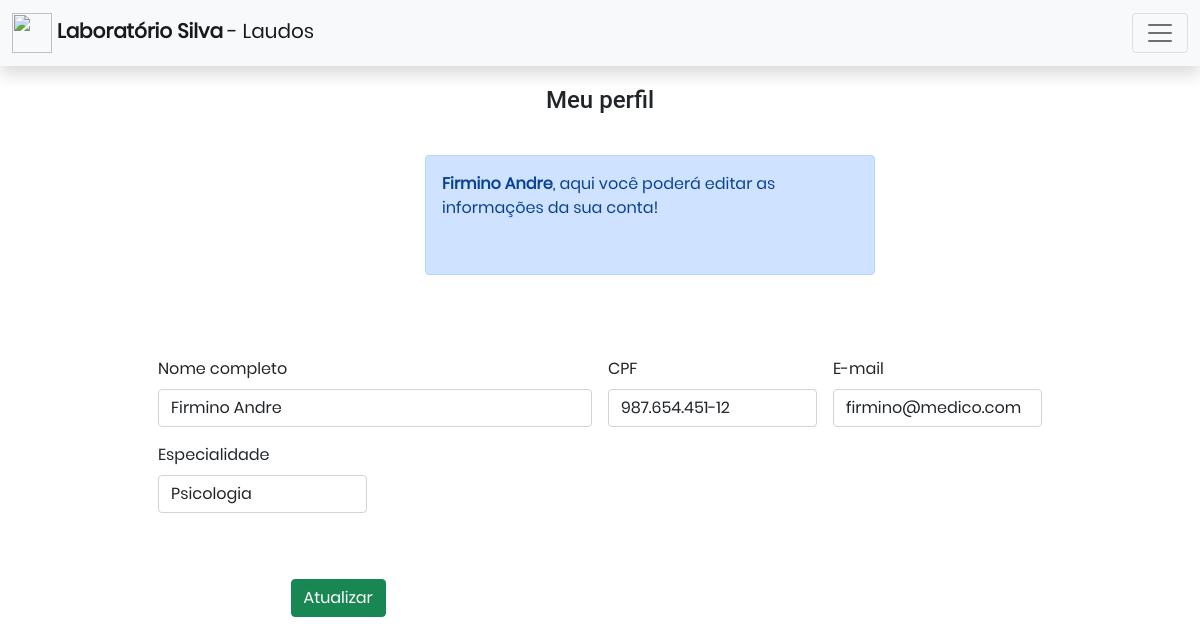
/editarPerfil.php (signed in), run on the app's committed database.
### tables this page shows
CREATE TABLE `medicos` (
  `idmedico` int(11) NOT NULL,
  `nome` varchar(255) NOT NULL,
  `cpf` varchar(255) NOT NULL,
  `email` varchar(255) NOT NULL,
  `especialidade` varchar(255) NOT NULL,
  `senha` varchar(255) NOT NULL,
  `sit` int(1) NOT NULL
);

### verificacao.php (called while the page is built, shortened)
<?php
require 'conexaoBD.php';
if(isset($_SESSION['idMed']) && !empty($_SESSION['idMed'])){
    require_once 'medico.class.php';
    $u = new Medico();
    $userLogado = $u->logado($_SESSION['idMed']);
    $idDoMedico = $userLogado['idmedico'];
    $userLogado = $u->logado2($_SESSION['idMed']);
    $nomedoMedico = $userLogado['nome'];
}else{
    header("Location: index.php");
}
?>

### medico.class.php (called while the page is built, shortened)
<?php
class Medico{
    public function logado($id){
        global $pdo;
        $array = array();
        $sql = "SELECT idmedico FROM medicos WHERE idmedico = :idmedico";
        $sql = $pdo->prepare($sql);
        $sql->bindValue("idmedico", $id);
        $sql->execute();
        if($sql->rowCount() > 0){
            $array = $sql->fetch();
        }
        return $array;
    }
    public function logado2($id){
        global $pdo;
        $array = array();
        $sql = "SELECT nome FROM medicos WHERE idmedico = :idmedico";
        $sql = $pdo->prepare($sql);
        $sql->bindValue("idmedico", $id);
        $sql->execute();
        if($sql->rowCount() > 0){
            $array = $sql->fetch();
        }
        return $array;
    }
}
?>

### editarPerfil.php (the view, shortened to what this page needs)
<?php
require 'verificacao.php';
if(isset($_SESSION['idMed']) && !empty($_SESSION['idMed'])):
?>
<html>
<head>
<link href="https://cdn.jsdelivr.net/npm/bootstrap@5.0.0-beta3/dist/css/bootstrap.min.css" rel="stylesheet">
<link href="css/sidebars.css" rel="stylesheet">
<link href="css/main.css" rel="stylesheet">
<link href="css/laudos.css" rel="stylesheet">
</head>
  <body>
  <nav class="navbar navbar-light bg-light bg-primary shadow">
  <div class="container-fluid">
  <a class="navbar-brand" href="#">
      <img src="images/icons/iconmedico.png" alt="" width="40" height="40">
      <strong>Laboratório Silva</strong> - Laudos
    </a>
    <button class="navbar-toggler" type="button" data-bs-toggle="modal" data-bs-target="#exampleModal">
      <span class="navbar-toggler-icon"></span>
    </button>
  </div>
</nav>
<h4 class="titulo">Meu perfil</h4>
<div class="alerta">
<div class="alert alert-primary" role="alert">
  <strong><?php echo $nomedoMedico ?></strong>, aqui você poderá editar as informações da sua conta!
</div>
</div>
<form action="editar_perfil.php" method="POST" class="row g-3 cadastro">
  <div class="col-md-6">
    <label for="inputNome" class="form-label">Nome completo</label>
    <input name="nome" type="text" class="form-control" id="nome" placeholder="Nome completo"
    <?php
      $stmt = $pdo->prepare("SELECT * FROM medicos WHERE idmedico = $idDoMedico");
      $stmt->execute();
    if($stmt->rowCount() > 0){
        while($dados = $stmt->fetch(PDO::FETCH_ASSOC)){
          echo "<input value='{$dados['nome']}'></input> ";
        }
      }
    ?>
  </div>
  <div class="col-md-3">
    <label for="inputIdade" class="form-label">CPF</label>
    <input name="cpf" type="text" class="form-control" id="000.000.000.12" placeholder="000.000.000.12"
    <?php
      $stmt = $pdo->prepare("SELECT * FROM medicos WHERE idmedico = $idDoMedico");
      $stmt->execute();
    if($stmt->rowCount() > 0){
        while($dados = $stmt->fetch(PDO::FETCH_ASSOC)){
          echo "<input value='{$dados['cpf']}'></input> ";
        }
      }
    ?>
  </div>
  <div class="col-md-3">
    <label for="inputCpf" class="form-label">E-mail</label>
    <input name="email" type="text" class="form-control" id="cpf" placeholder="medico@medico.com"
    <?php
      $stmt = $pdo->prepare("SELECT * FROM medicos WHERE idmedico = $idDoMedico");
      $stmt->execute();
    if($stmt->rowCount() > 0){
        while($dados = $stmt->fetch(PDO::FETCH_ASSOC)){
          echo "<input value='{$dados['email']}'></input> ";
        }
      }
    ?>
  </div>
  <div class="col-md-3">
    <label for="inputCpf" class="form-label">Especialidade</label>
    <input name="especialidade" type="text" class="form-control" id="cpf" placeholder="Ex: Pediatria"
    <?php
      $stmt = $pdo->prepare("SELECT * FROM medicos WHERE idmedico = $idDoMedico");
      $stmt->execute();
    if($stmt->rowCount() > 0){
        while($dados = $stmt->fetch(PDO::FETCH_ASSOC)){
          echo "<input value='{$dados['especialidade']}'></input> ";
        }
      }
    ?>
  </div>
  <div class="btnAtt">
    <button type="submit" class="btn btn-success">Atualizar</button>
  </div>
</form>
      <br>
      <br>
  </body>
</html>
<?php else: header ("Location: index.php"); endif; ?>

### css/sidebars.css (style rules this page uses)
.alert { margin-left: 100px; margin-top: 40px; width: 450px; height: 15vh; }

### css/main.css (style rules this page uses)
* { margin: 0px; padding: 0px; box-sizing: border-box; }
body, html { height: 100%; font-family: Poppins-Regular, sans-serif; }
a { font-family: Poppins-Regular; font-size: 14px; line-height: 1.7; color: #666666; margin: 0px; transition: all 0.4s; -webkit-transition: all 0.4s; -o-transition: all 0.4s; -moz-transition: all 0.4s; }
h1,h2,h3,h4,h5,h6 { margin: 0px; }
input { outline: none; border: none; }
label { display: block; margin: 0; }
button { outline: none !important; border: none; background: transparent; }
.cadastro { margin-top: 50px; margin-left: 150px; margin-right: 150px; }
.titulo { margin-top: 20px; text-align: center; font-family: 'Roboto', sans-serif; }
.alerta { display: flex; flex-direction: row; justify-content: center; align-items: center }

### css/laudos.css (style rules this page uses)
.btn { margin-top: 50px; margin-left: 15%; }

### data on the page
medicos: nome "Firmino Andre", cpf "987.654.451-12", email "firmino@medico.com", especialidade "Psicologia"
